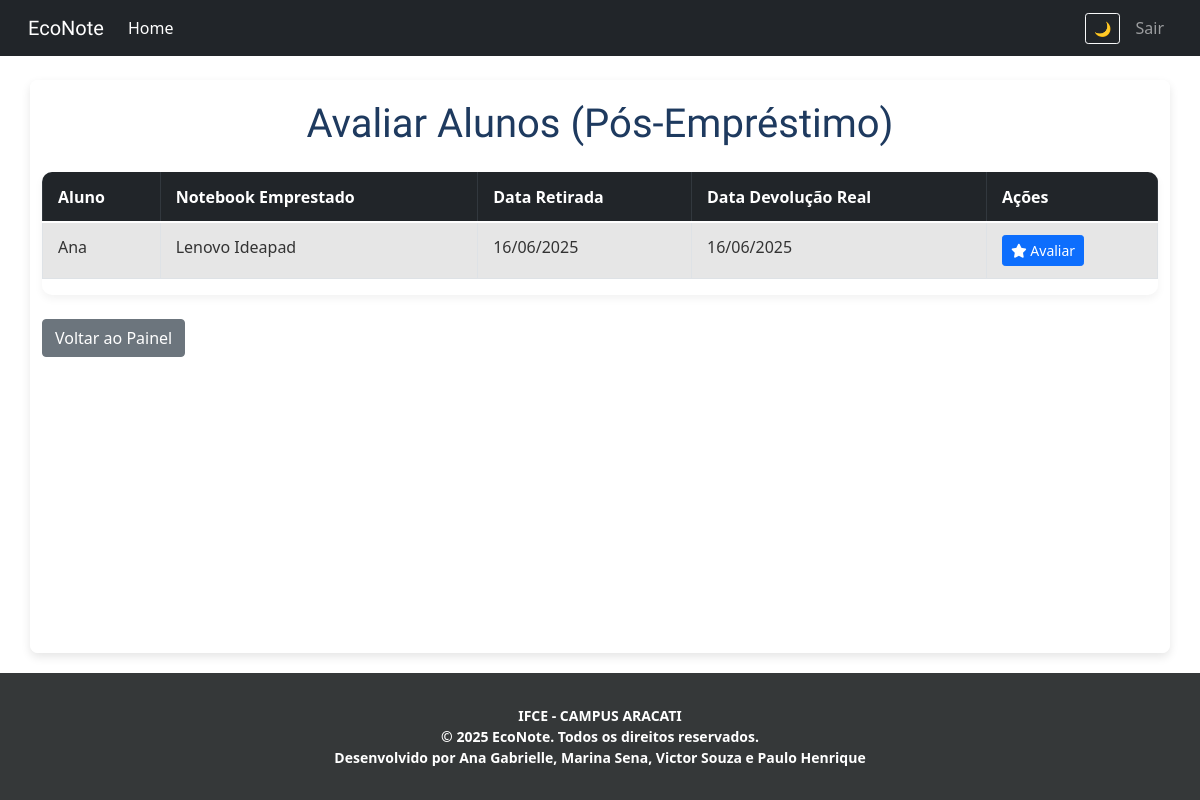
Page /avaliar-alunos/ (signed in) on the earlier database version.
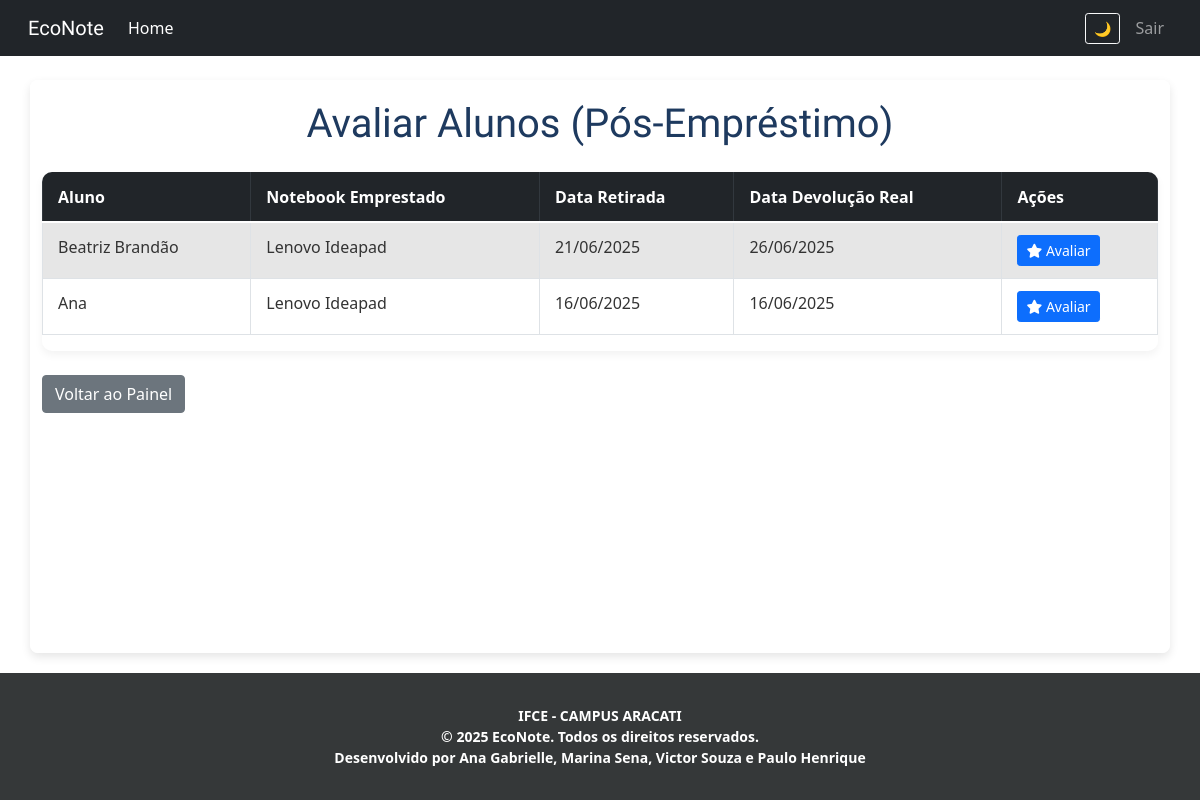
Same page on the later database version.
### EconoteApp/models.py (models this page shows, shortened)
class EmprestimoNotebook(models.Model):
    STATUS_EMPRESTIMO_CHOICES = [
        ('emprestado', 'Emprestado'),
        ('devolvido', 'Devolvido'),
        ('atrasado', 'Atrasado'),
        ('cancelado', 'Cancelado'),
    ]
    solicitacao = models.OneToOneField(
        'SolicitacaoNotebook',
        on_delete=models.CASCADE,
        related_name='emprestimo',
        help_text="Solicitação que originou este empréstimo."
    )
    notebook = models.ForeignKey(
        'Notebook',
        on_delete=models.CASCADE,
        help_text="Notebook emprestado."
    )
    aluno = models.ForeignKey(
        User,
        on_delete=models.CASCADE,
        help_text="Aluno que recebeu o empréstimo."
    )
    data_retirada = models.DateField(
        default=timezone.now,
        help_text="Data em que o notebook foi retirado."
    )
    data_prevista_devolucao = models.DateField(
        null=True, blank=True,
        help_text="Data prevista para a devolução do notebook."
    )
    data_devolucao_real = models.DateField(
        null=True, blank=True,
        help_text="Data real da devolução do notebook."
    )
    status_emprestimo = models.CharField(
        max_length=20,
        choices=STATUS_EMPRESTIMO_CHOICES,
        default='emprestado',
        help_text="Status atual do empréstimo."
    )
    avaliado_por_admin = models.ForeignKey(
        User,
        on_delete=models.SET_NULL,
        null=True, blank=True,
        related_name='emprestimos_administrados',
        help_text="Administrador que registrou/gerenciou o empréstimo."
    )
    class Meta:
        verbose_name = "Empréstimo de Notebook"
        verbose_name_plural = "Empréstimos de Notebooks"

class Notebook(models.Model):
    STATUS_CHOICES = [
        ('disponivel', 'Disponível'),
        ('emprestado', 'Emprestado'),
        ('manutencao', 'Em manutenção'),
        ('reciclado', 'Reciclado'),
        ('pendente', 'Pendente'),
        ('recebido', 'Recebido'),
    ]
    marca = models.CharField(max_length=100)
    modelo = models.CharField(max_length=100)
    processador = models.CharField(max_length=100, verbose_name="Processador")
    memoria_ram = models.CharField(max_length=50, verbose_name="Memória RAM")
    armazenamento = models.CharField(max_length=50, verbose_name="Armazenamento")
    imagem = models.ImageField(upload_to='notebooks/', null=True, blank=True)
    informacoes_extras = models.TextField(blank=True, null=True, verbose_name="Informações extras")
    usuario = models.ForeignKey(User, on_delete=models.CASCADE, verbose_name="Usuário Doador/Cadastrador")
    data_cadastro = models.DateTimeField(auto_now_add=True, verbose_name="Data de Cadastro")
    data_entrega = models.DateField(verbose_name="Data de entrega para o responsável", null=True, blank=True)
    status = models.CharField(
        max_length=20,
        choices=STATUS_CHOICES,
        default='pendente',
        help_text="Atualize o status conforme o ciclo de uso do notebook."
    )
    validado = models.BooleanField(default=False, help_text="Indica se o notebook foi validado pelo administrador.")
    em_uso = models.BooleanField(default=False, help_text="Indica se o notebook está atualmente em uso.")
    data_reciclagem = models.DateField(
        null=True, blank=True,
        verbose_name="Data da Reciclagem",
        help_text="Data em que o notebook foi marcado como reciclado."
    )
    destino_reciclagem = models.TextField(
        blank=True, null=True,
        verbose_name="Destino/Reaproveitamento da Reciclagem",
        help_text="Detalhes sobre para onde o notebook foi reciclado ou como seus componentes foram reaproveitados."
    )

### EconoteApp/views.py (the view, shortened to what this page needs)
# urls.py: path('avaliar-alunos/', views.avaliar_aluno_view, name='avaliar_aluno'),
@login_required
@user_passes_test(is_admin)
def avaliar_aluno_view(request):
    emprestimos_para_avaliar = EmprestimoNotebook.objects.filter(
        status_emprestimo='devolvido',
        avaliacao_aluno__isnull=True
    ).order_by('-data_devolucao_real')
    return render(request, 'projeto/avaliar_aluno.html', {
        'emprestimos_para_avaliar': emprestimos_para_avaliar,
        'recomendacao_choices': AvaliacaoAluno.RECOMENDACAO_CHOICES,
    })

### EconoteApp/views.py (called while the page is built)
def is_admin(user):
    return user.is_superuser

### EconoteApp/templates/projeto/avaliar_aluno.html (shortened to what this page needs)
{% extends 'projeto/base.html' %}
{% load static %}
{% block assunto %}
<link rel="stylesheet" href="https://stackpath.bootstrapcdn.com/bootstrap/4.1.3/css/bootstrap.min.css">
<link rel="stylesheet" href="https://cdnjs.cloudflare.com/ajax/libs/font-awesome/6.5.0/css/all.min.css">
<link rel="stylesheet" href="{% static 'css/avaliar_aluno.css' %}">
{% endblock %}
{% block conteudo %}
<nav class="navbar navbar-expand-lg navbar-dark bg-dark">
    <div class="container-fluid">
        <a class="navbar-brand navbar-font" href="{% url 'home_ADM' %}">EcoNote</a>
        <div class="collapse navbar-collapse justify-content-between" id="navbarSupportedContent">
            <ul class="navbar-nav">
                <li class="nav-item"><a class="nav-link active" href="{% url 'home_ADM' %}">Home</a></li>
            </ul>
            <ul class="navbar-nav">
                <li class="nav-item d-flex align-items-center">
                    <button id="toggle-mode" title="Alternar tema" aria-label="Alternar modo" class="btn btn-sm btn-outline-light mr-2">🌙</button>
                    <a class="nav-link logout-link" href="{% url 'logout' %}" onclick="return confirmarLogout()">Sair</a>
                </li>
            </ul>
        </div>
    </div>
</nav>
<div class="main-content container mt-4">
    <h1 class="page-title text-center mb-4">Avaliar Alunos (Pós-Empréstimo)</h1>
    {% if emprestimos_para_avaliar %}
        <div class="table-responsive">
            <table class="table table-striped table-bordered">
                <thead class="thead-dark">
                    <tr>
                        <th>Aluno</th>
                        <th>Notebook Emprestado</th>
                        <th>Data Retirada</th>
                        <th>Data Devolução Real</th>
                        <th>Ações</th>
                    </tr>
                </thead>
                <tbody>
                    {% for emprestimo in emprestimos_para_avaliar %}
                        <tr>
                            <td>{{ emprestimo.aluno.get_full_name }}</td>
                            <td>{{ emprestimo.notebook.marca }} {{ emprestimo.notebook.modelo }}</td>
                            <td>{{ emprestimo.data_retirada|date:"d/m/Y" }}</td>
                            <td>{{ emprestimo.data_devolucao_real|date:"d/m/Y" }}</td>
                            <td>
                                <button type="button" class="btn btn-primary btn-sm" data-toggle="modal" data-target="#avaliarAlunoModal{{ emprestimo.id }}">
                                    <i class="fas fa-star"></i> Avaliar
                                </button>
                            </td>
                        </tr>
                    {% endfor %}
                </tbody>
            </table>
        </div>
    {% else %}
        <div class="alert alert-info text-center">Nenhum empréstimo devolvido pendente de avaliação.</div>
    {% endif %}
    <a href="{% url 'home_ADM' %}" class="btn btn-secondary mt-4">Voltar ao Painel</a>
</div>
<footer>
    <div class="footer-info text-center py-3">
        IFCE - CAMPUS ARACATI <br>
        © 2025 EcoNote. Todos os direitos reservados.<br>
        Desenvolvido por Ana Gabrielle, Marina Sena, Victor Souza e Paulo Henrique
    </div>
</footer>
{% endblock %}

Differences in the rows shown:
now on this page (row edited): EmprestimoNotebook: aluno.get_full_name "Beatriz Brandão", notebook.marca "Lenovo", notebook.modelo "Ideapad", data_retirada "21/06/2025", data_devolucao_real "26/06/2025"
